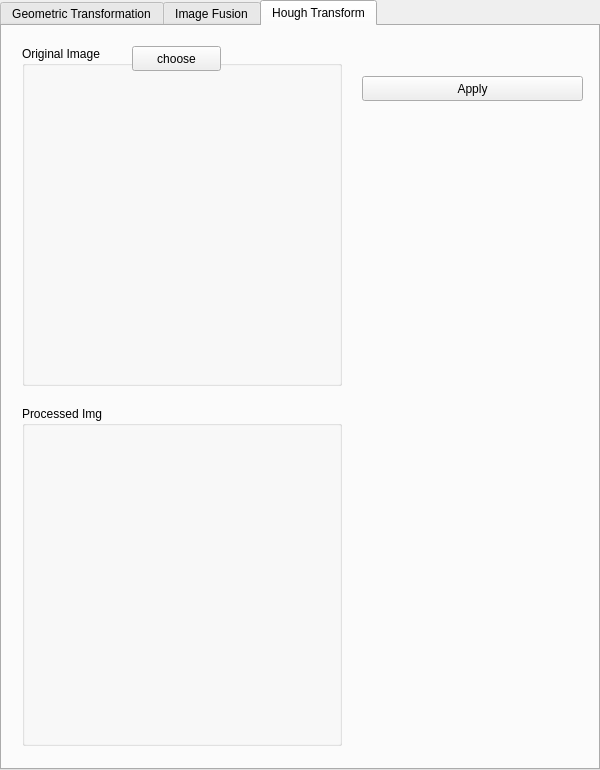
<?xml version="1.0" encoding="UTF-8"?>
<ui version="4.0">
 <class>Widget</class>
 <widget class="QWidget" name="Widget">
  <property name="geometry">
   <rect>
    <x>0</x>
    <y>0</y>
    <width>600</width>
    <height>770</height>
   </rect>
  </property>
  <property name="windowTitle">
   <string>Widget</string>
  </property>
  <widget class="QTabWidget" name="tabWidget">
   <property name="geometry">
    <rect>
     <x>0</x>
     <y>0</y>
     <width>600</width>
     <height>770</height>
    </rect>
   </property>
   <property name="currentIndex">
    <number>2</number>
   </property>
   <widget class="QWidget" name="tab">
    <attribute name="title">
     <string>Geometric Transformation</string>
    </attribute>
    <widget class="QListWidget" name="listWidget_ImageList">
     <property name="geometry">
      <rect>
       <x>20</x>
       <y>30</y>
       <width>200</width>
       <height>200</height>
      </rect>
     </property>
    </widget>
    <widget class="QLabel" name="label">
     <property name="geometry">
      <rect>
       <x>20</x>
       <y>10</y>
       <width>180</width>
       <height>20</height>
      </rect>
     </property>
     <property name="text">
      <string>Image list</string>
     </property>
    </widget>
    <widget class="QGroupBox" name="groupBox">
     <property name="geometry">
      <rect>
       <x>250</x>
       <y>10</y>
       <width>320</width>
       <height>340</height>
      </rect>
     </property>
     <property name="title">
      <string>Original Image</string>
     </property>
     <widget class="QLabel" name="label_OriImg">
      <property name="geometry">
       <rect>
        <x>10</x>
        <y>30</y>
        <width>300</width>
        <height>300</height>
       </rect>
      </property>
      <property name="text">
       <string/>
      </property>
     </widget>
    </widget>
    <widget class="QGroupBox" name="groupBox_2">
     <property name="geometry">
      <rect>
       <x>250</x>
       <y>370</y>
       <width>320</width>
       <height>340</height>
      </rect>
     </property>
     <property name="title">
      <string>Processed Image</string>
     </property>
     <widget class="QLabel" name="label_proImg">
      <property name="geometry">
       <rect>
        <x>10</x>
        <y>30</y>
        <width>300</width>
        <height>300</height>
       </rect>
      </property>
      <property name="text">
       <string/>
      </property>
     </widget>
    </widget>
    <widget class="QGroupBox" name="groupBox_3">
     <property name="geometry">
      <rect>
       <x>20</x>
       <y>240</y>
       <width>201</width>
       <height>471</height>
      </rect>
     </property>
     <property name="title">
      <string>Function</string>
     </property>
     <widget class="QTabWidget" name="tabWidget_2">
      <property name="geometry">
       <rect>
        <x>10</x>
        <y>30</y>
        <width>180</width>
        <height>430</height>
       </rect>
      </property>
      <property name="currentIndex">
       <number>1</number>
      </property>
      <widget class="QWidget" name="tab_3">
       <attribute name="title">
        <string>Trapezoidal</string>
       </attribute>
       <widget class="QPushButton" name="pushButton_tra">
        <property name="geometry">
         <rect>
          <x>10</x>
          <y>350</y>
          <width>161</width>
          <height>41</height>
         </rect>
        </property>
        <property name="text">
         <string>Apply</string>
        </property>
       </widget>
       <widget class="QWidget" name="layoutWidget">
        <property name="geometry">
         <rect>
          <x>10</x>
          <y>10</y>
          <width>161</width>
          <height>331</height>
         </rect>
        </property>
        <layout class="QVBoxLayout" name="verticalLayout_2">
         <item>
          <layout class="QVBoxLayout" name="verticalLayout">
           <item>
            <layout class="QHBoxLayout" name="horizontalLayout">
             <item>
              <widget class="QSlider" name="verticalSlider_lx">
               <property name="maximum">
                <number>5</number>
               </property>
               <property name="orientation">
                <enum>Qt::Vertical</enum>
               </property>
              </widget>
             </item>
             <item>
              <widget class="QSlider" name="verticalSlider_rx">
               <property name="maximum">
                <number>5</number>
               </property>
               <property name="orientation">
                <enum>Qt::Vertical</enum>
               </property>
              </widget>
             </item>
             <item>
              <widget class="QSlider" name="verticalSlider_h">
               <property name="maximum">
                <number>5</number>
               </property>
               <property name="orientation">
                <enum>Qt::Vertical</enum>
               </property>
              </widget>
             </item>
            </layout>
           </item>
           <item>
            <layout class="QHBoxLayout" name="horizontalLayout_2">
             <item>
              <widget class="QLCDNumber" name="lcdNumber_lx">
               <property name="digitCount">
                <number>1</number>
               </property>
              </widget>
             </item>
             <item>
              <widget class="QLCDNumber" name="lcdNumber_rx">
               <property name="digitCount">
                <number>1</number>
               </property>
              </widget>
             </item>
             <item>
              <widget class="QLCDNumber" name="lcdNumber_h">
               <property name="digitCount">
                <number>1</number>
               </property>
              </widget>
             </item>
            </layout>
           </item>
          </layout>
         </item>
         <item>
          <layout class="QHBoxLayout" name="horizontalLayout_3">
           <item>
            <widget class="QLabel" name="label_4">
             <property name="text">
              <string>L_x</string>
             </property>
             <property name="alignment">
              <set>Qt::AlignCenter</set>
             </property>
            </widget>
           </item>
           <item>
            <widget class="QLabel" name="label_5">
             <property name="text">
              <string>R_x</string>
             </property>
             <property name="alignment">
              <set>Qt::AlignCenter</set>
             </property>
            </widget>
           </item>
           <item>
            <widget class="QLabel" name="label_6">
             <property name="text">
              <string>h</string>
             </property>
             <property name="alignment">
              <set>Qt::AlignCenter</set>
             </property>
            </widget>
           </item>
          </layout>
         </item>
        </layout>
       </widget>
      </widget>
      <widget class="QWidget" name="tab_4">
       <attribute name="title">
        <string>Wavy</string>
       </attribute>
       <widget class="QWidget" name="layoutWidget">
        <property name="geometry">
         <rect>
          <x>10</x>
          <y>10</y>
          <width>161</width>
          <height>331</height>
         </rect>
        </property>
        <layout class="QVBoxLayout" name="verticalLayout_3">
         <item>
          <layout class="QVBoxLayout" name="verticalLayout_4">
           <item>
            <layout class="QHBoxLayout" name="horizontalLayout_4">
             <item>
              <widget class="QSlider" name="verticalSlider_cir_t">
               <property name="minimum">
                <number>1</number>
               </property>
               <property name="maximum">
                <number>20</number>
               </property>
               <property name="orientation">
                <enum>Qt::Vertical</enum>
               </property>
              </widget>
             </item>
             <item>
              <widget class="QSlider" name="verticalSlider_cir_h">
               <property name="minimum">
                <number>1</number>
               </property>
               <property name="maximum">
                <number>20</number>
               </property>
               <property name="orientation">
                <enum>Qt::Vertical</enum>
               </property>
              </widget>
             </item>
            </layout>
           </item>
           <item>
            <layout class="QHBoxLayout" name="horizontalLayout_5">
             <item>
              <widget class="QLCDNumber" name="lcdNumber_cir_t">
               <property name="digitCount">
                <number>1</number>
               </property>
               <property name="value" stdset="0">
                <double>1.000000000000000</double>
               </property>
              </widget>
             </item>
             <item>
              <widget class="QLCDNumber" name="lcdNumber_cir_h">
               <property name="digitCount">
                <number>1</number>
               </property>
               <property name="value" stdset="0">
                <double>1.000000000000000</double>
               </property>
              </widget>
             </item>
            </layout>
           </item>
          </layout>
         </item>
         <item>
          <layout class="QHBoxLayout" name="horizontalLayout_6">
           <item>
            <widget class="QLabel" name="label_8">
             <property name="text">
              <string>T</string>
             </property>
             <property name="alignment">
              <set>Qt::AlignCenter</set>
             </property>
            </widget>
           </item>
           <item>
            <widget class="QLabel" name="label_9">
             <property name="text">
              <string>H</string>
             </property>
             <property name="alignment">
              <set>Qt::AlignCenter</set>
             </property>
            </widget>
           </item>
          </layout>
         </item>
        </layout>
       </widget>
       <widget class="QPushButton" name="pushButton_wavy">
        <property name="geometry">
         <rect>
          <x>10</x>
          <y>350</y>
          <width>161</width>
          <height>41</height>
         </rect>
        </property>
        <property name="text">
         <string>Apply</string>
        </property>
       </widget>
      </widget>
      <widget class="QWidget" name="tab_5">
       <attribute name="title">
        <string>Circular</string>
       </attribute>
       <widget class="QPushButton" name="pushButton_cir">
        <property name="geometry">
         <rect>
          <x>10</x>
          <y>350</y>
          <width>161</width>
          <height>41</height>
         </rect>
        </property>
        <property name="text">
         <string>Apply</string>
        </property>
       </widget>
      </widget>
     </widget>
    </widget>
   </widget>
   <widget class="QWidget" name="tab_2">
    <attribute name="title">
     <string>Image Fusion</string>
    </attribute>
    <widget class="QGroupBox" name="groupBox_4">
     <property name="geometry">
      <rect>
       <x>30</x>
       <y>10</y>
       <width>250</width>
       <height>270</height>
      </rect>
     </property>
     <property name="title">
      <string>First Image</string>
     </property>
     <widget class="QLabel" name="label_choose_f">
      <property name="geometry">
       <rect>
        <x>10</x>
        <y>30</y>
        <width>230</width>
        <height>230</height>
       </rect>
      </property>
      <property name="text">
       <string/>
      </property>
     </widget>
     <widget class="QPushButton" name="pushButton_chooseF">
      <property name="geometry">
       <rect>
        <x>110</x>
        <y>0</y>
        <width>89</width>
        <height>25</height>
       </rect>
      </property>
      <property name="text">
       <string>choose</string>
      </property>
     </widget>
    </widget>
    <widget class="QGroupBox" name="groupBox_5">
     <property name="geometry">
      <rect>
       <x>320</x>
       <y>10</y>
       <width>250</width>
       <height>270</height>
      </rect>
     </property>
     <property name="title">
      <string>Second Image</string>
     </property>
     <widget class="QLabel" name="label_choose_s">
      <property name="geometry">
       <rect>
        <x>10</x>
        <y>30</y>
        <width>230</width>
        <height>230</height>
       </rect>
      </property>
      <property name="text">
       <string/>
      </property>
     </widget>
     <widget class="QPushButton" name="pushButton_chooseS">
      <property name="geometry">
       <rect>
        <x>110</x>
        <y>0</y>
        <width>89</width>
        <height>25</height>
       </rect>
      </property>
      <property name="text">
       <string>choose</string>
      </property>
     </widget>
    </widget>
    <widget class="QGroupBox" name="groupBox_6">
     <property name="geometry">
      <rect>
       <x>30</x>
       <y>320</y>
       <width>541</width>
       <height>411</height>
      </rect>
     </property>
     <property name="title">
      <string>Fusion Image</string>
     </property>
     <widget class="QLabel" name="label_fusionimg">
      <property name="geometry">
       <rect>
        <x>80</x>
        <y>30</y>
        <width>370</width>
        <height>370</height>
       </rect>
      </property>
      <property name="text">
       <string/>
      </property>
     </widget>
    </widget>
    <widget class="QPushButton" name="pushButton_imgFusion">
     <property name="geometry">
      <rect>
       <x>30</x>
       <y>287</y>
       <width>541</width>
       <height>25</height>
      </rect>
     </property>
     <property name="text">
      <string>Image fusion</string>
     </property>
    </widget>
   </widget>
   <widget class="QWidget" name="tab_6">
    <attribute name="title">
     <string>Hough Transform</string>
    </attribute>
    <widget class="QGroupBox" name="groupBox_7">
     <property name="geometry">
      <rect>
       <x>20</x>
       <y>20</y>
       <width>320</width>
       <height>340</height>
      </rect>
     </property>
     <property name="title">
      <string>Original Image</string>
     </property>
     <widget class="QLabel" name="label_houghT_oriImg">
      <property name="geometry">
       <rect>
        <x>10</x>
        <y>30</y>
        <width>300</width>
        <height>300</height>
       </rect>
      </property>
      <property name="text">
       <string/>
      </property>
     </widget>
     <widget class="QPushButton" name="pushButton_houghT_choose">
      <property name="geometry">
       <rect>
        <x>110</x>
        <y>0</y>
        <width>89</width>
        <height>25</height>
       </rect>
      </property>
      <property name="text">
       <string>choose</string>
      </property>
     </widget>
    </widget>
    <widget class="QGroupBox" name="groupBox_8">
     <property name="geometry">
      <rect>
       <x>20</x>
       <y>380</y>
       <width>320</width>
       <height>340</height>
      </rect>
     </property>
     <property name="title">
      <string>Processed Img</string>
     </property>
     <widget class="QLabel" name="label_houghT_proImg">
      <property name="geometry">
       <rect>
        <x>10</x>
        <y>30</y>
        <width>300</width>
        <height>300</height>
       </rect>
      </property>
      <property name="text">
       <string/>
      </property>
     </widget>
    </widget>
    <widget class="QPushButton" name="pushButton_houghT_APPLY">
     <property name="geometry">
      <rect>
       <x>360</x>
       <y>50</y>
       <width>221</width>
       <height>25</height>
      </rect>
     </property>
     <property name="text">
      <string>Apply</string>
     </property>
    </widget>
   </widget>
  </widget>
 </widget>
 <layoutdefault spacing="6" margin="11"/>
 <resources/>
 <connections/>
</ui>
